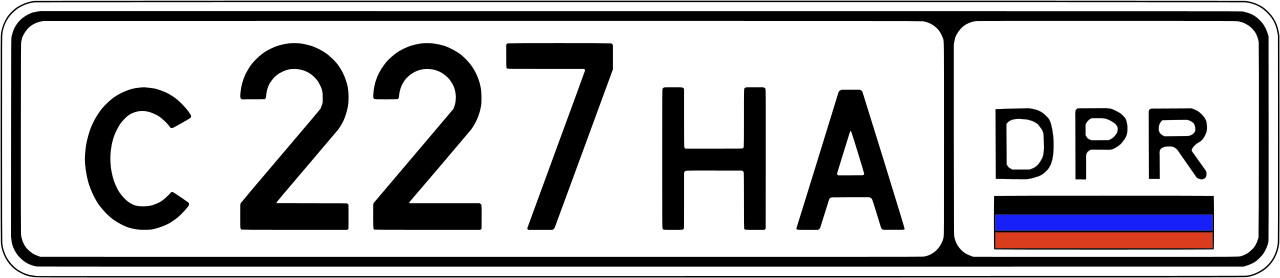
#> input picture generate_plate_USSR/i/auto0.png, 1280 x 278 px
$ python gen_data2.py   (older library calls are emulated)
#> lines starting #> are read from the running program, lines starting #| are printed output that depends on the picture; after the words box and inside, x2 and y2 are one past the last pixel; in counts of white or black regions, pixels touching at a corner belong together
#-*- coding: utf-8 -*-
#
from PIL import Image, ImageFont, ImageDraw
import os
import matplotlib.pyplot as plt
import cv2
import numpy as np
import glob, random
import json

def imgs(x):
      cv2.imshow('Rotat', np.array(x))
      cv2.waitKey(0)
      cv2.destroyAllWindows()

#text = "АВЕКМНОРСТУХ"
fl = "auto0.txt"
LETTER = "ABEKMHOPCTYX"
DIGIT = "0123456789"

#img = Image.new("RGBA", (128, 64), (120,20,20))
#img = Image.new("RGBA", (128, 64))
#draw = ImageDraw.Draw(img)
def gen_text():
   t = ""
   for ix in range(7):
      t += random.choice(list(LETTER))
   return t

#s = gen_text()
#draw.text((0,0), s, (255,255,0), font=font)
#draw = ImageDraw.Draw(img)
image = cv2.imread("i/auto0.png")
#> image is the input picture: shape (278, 1280, 3); mean B, G, R 185, 183.2, 184.6
#img.save("a_test.png")

#imgs(image)
F = open(fl, "r")#.read()
#> (reads generate_plate_USSR/auto0.txt from the repository)
#LRR = "C227HA"
#LRR = "C287HA"
LRR = "123745"
#LRR = "C219HA"
for iX, i in enumerate(F):
    cord = [int(u) for u in i.split("\n")[0].split(" ")[1:]]
    shape = image[cord[1]:cord[3], cord[0]:cord[2], :].shape
    font = ImageFont.truetype("fonts/RoadNumbers2.0.ttf", 500)
    #font = ImageFont.truetype("fonts/UKNumberPlate.ttf", 500)
    #t = random.choice(list(LETTER))
    t = list(LRR)[iX]
    #font.getsize(t)
    print (font.getsize(t))
#    new = np.ones(shape=shape,
#                  dtype=np.float32)

    img = Image.new("RGBA", font.getsize(t), (255,255,255))
    draw = ImageDraw.Draw(img)
    draw.text((0,0), t, (0,0,0), font=font)
    draw = ImageDraw.Draw(img)
    #img.show()
    resize = cv2.resize(np.array(img), (shape[1], shape[0]))
    #imgs(resize)
    print (resize.shape)
    #img.resize((cord[2]-cord[0], cord[3]-cord[1]), Image.ANTIALIAS)
    #image[cord[1]:cord[3], cord[0]:cord[2], :] = new#2#55
    image[cord[1]:cord[3], cord[0]:cord[2], :] = resize[:,:,:3]
    print (cord, shape)
#> this loop made 6 passes
#> pass 1, `resize = cv2.resize(np.array(img), (shape[1], shape[0]))`:
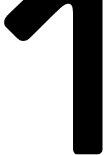
#> resize: shape (155, 111, 4); mean R, G, B, A 165.3, 165.3, 165.3, 255
#> pass 2, `resize = cv2.resize(np.array(img), (shape[1], shape[0]))`:
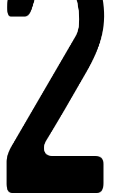
#> resize: shape (193, 113, 4); mean R, G, B, A 154, 154, 154, 255
#> after the loop:
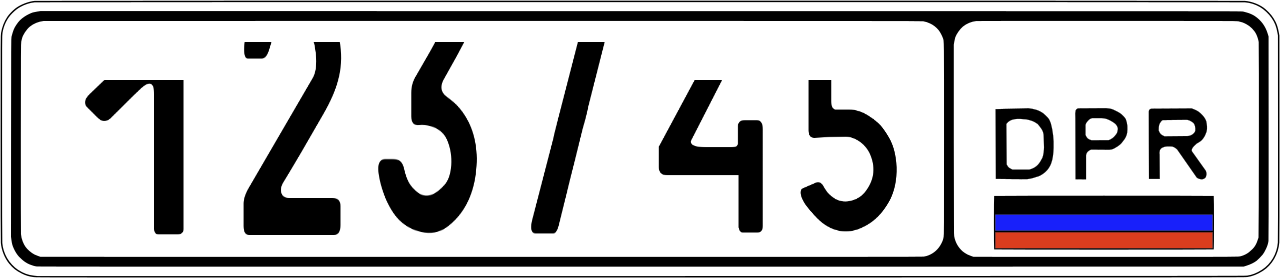
#> image: shape (278, 1280, 3); 13.28% of pixels changed, all inside (x1, y1, x2, y2) = (84, 42, 905, 235)
#> after the loop:
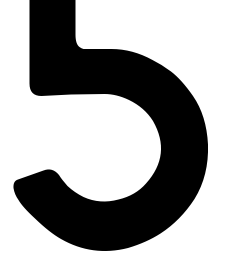
#> img: PIL image 225x257 RGBA; mean R, G, B, A 158.7, 158.7, 158.7, 255

imgs(image)
# [24 lines of commented-out code are left out]
